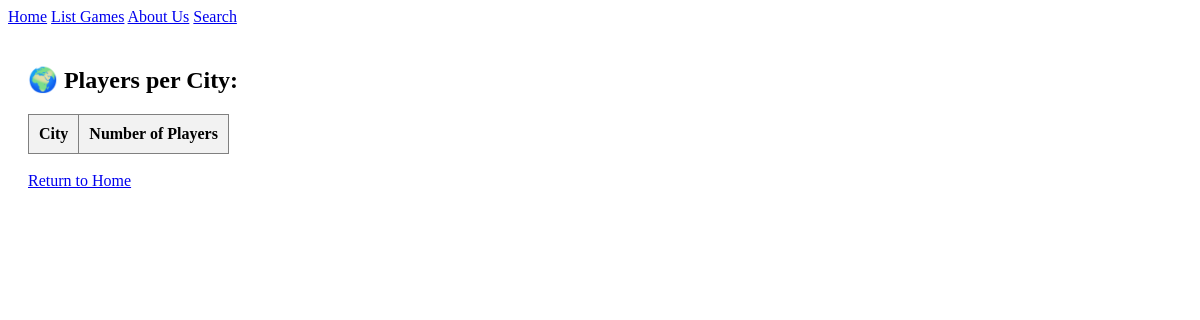
The page /books/lab8/task7 on the database as committed earlier.
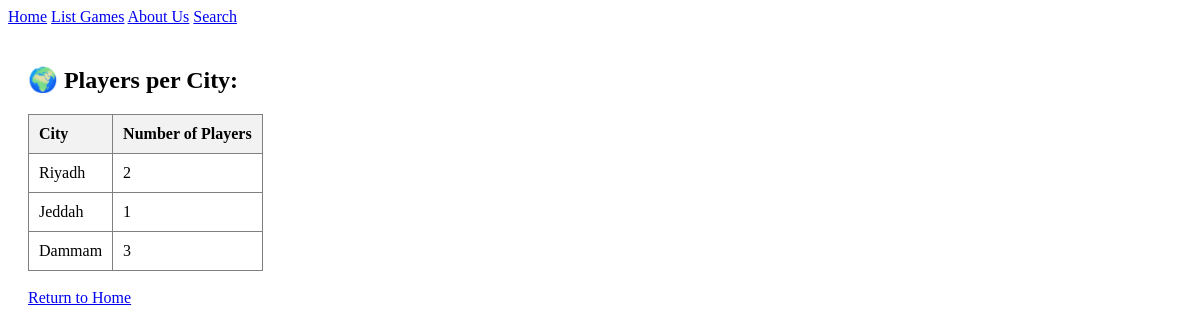
The same page on the database as committed later.
### apps/bookmodule/models.py (models this page shows)
class Address(models.Model):
    city = models.CharField(max_length=50)

### apps/bookmodule/views.py (the view)
# urls.py: path('lab8/task7', views.task7, name="games.task7"),
def task7(request):
    cities = Address.objects.annotate(player_count=Count('player'))
    return render(request, 'bookmodule/task7.html', {'cities': cities})

### apps/templates/bookmodule/task7.html
{% extends 'bookmodule/base.html' %}
{% block content %}
    <h2>🌍 Players per City:</h2>
    <table border="1" cellpadding="10" style="border-collapse: collapse; text-align: left;">
        <tr style="background-color: #f2f2f2;">
            <th>City</th>
            <th>Number of Players</th>
        </tr>
        {% for obj in cities %}
        <tr>
            <td>{{ obj.city }}</td>
            <td>{{ obj.player_count }}</td>
        </tr>
        {% endfor %}
    </table>
    <br><a href="/">Return to Home</a>
{% endblock %}

Rows that differ between the two databases and show on the page:
added Address: city "Riyadh", player_count "2"
added Address: city "Jeddah", player_count "1"
added Address: city "Dammam", player_count "3"
